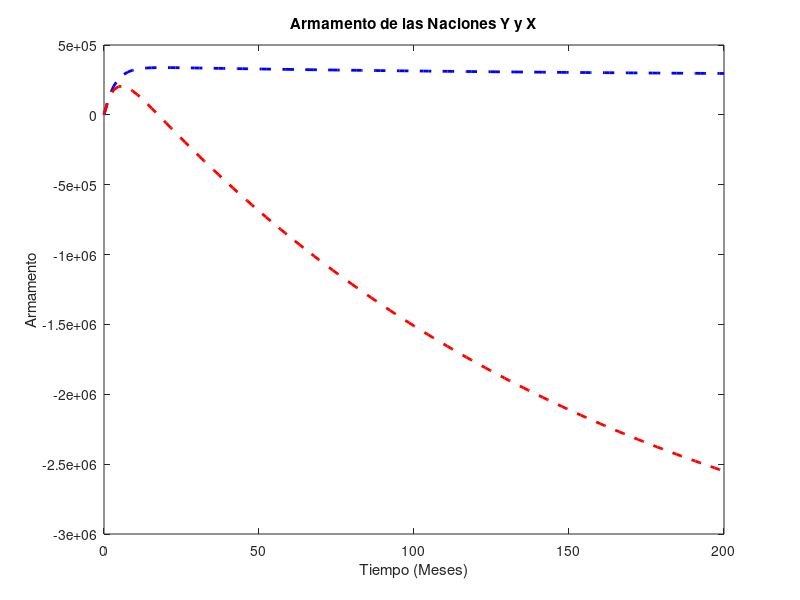

This chart was generated by the following MATLAB code:
%Metodo de Runge Kutta
t_inicial=0;%Tiempo incial
t_final=200;%Tiempo final
y_0=720;%Atrmamento inicial de la nación Y
x_0=720;%Armamento inicial de la nación X
k=0.005;%Tasa de crecimiento del Armamento X
l=0.004;%.....                             Y
alpha=0.295;%Tasa de costo del armaneto de la nacion X
beta=0.3668;%.......                                  Y
g=10e4;%Ambición de la nacion X
q=10e4;%........              Y
initial=[x_0;y_0];
N=130;%Numero de muestras
h=(t_final-t_inicial)/N;%Escalamineto
y=initial;
X(1)=y(1);
Y(1)=y(2);
for n=1:N
    k1=[k*y(2)-alpha*y(1)+g;l*y(1)-beta*y(1)+q];
    k2=[k*(y(2)+(1/2)*h*k1(2))-alpha*(y(1)+(1/2)*h*k1(1))+g;l*(y(1)+(1/2)*h*k1(1))-beta*(y(1)+(1/2)*h*k1(1))+q];
    k3=[k*(y(2)+(1/2)*h*k2(2))-alpha*(y(1)+(1/2)*h*k2(1))+g;l*(y(1)+(1/2)*h*k2(1))-beta*(y(1)+(1/2)*h*k2(1))+q];
    k4=[k*(y(2)+h*k3(2))-alpha*(y(1)+h*k3(1))+g;l*(y(1)+h*k3(1))-beta*(y(1)+h*k3(1))+q];
    y = y + (h/6)*(k1 + (2*k2) + (2*k3) + k4);
    X(n+1) = y(1);
    Y(n+1) = y(2);
end
t = t_inicial:h:t_final;
figure(2)
plot(t,X,'--b','Linewidth',2)
hold on
plot(t,Y,'--r','Linewidth',2) 
title('Armamento de las Naciones Y y X');
xlabel('Tiempo (Meses)');
ylabel('Armamento')